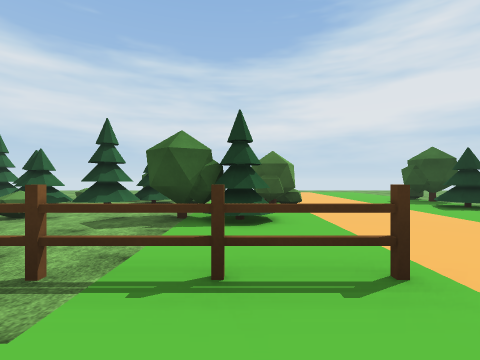
view 1 (above)

17 first-person views from a walk through a scene from a Unity 3-D project. The camera is 1.4 m above the floor, looks level and sees 85° across. The floor is counted in squares, 2 m on a side. Each view is taken from the middle of a square. On the plan, view 1 faces up. The plan holds only what a view shows up to about 9 squares ahead; the rest is blank. The place goes on beyond the plan. The player is left out. Some surface patterns are stand-ins.

view 2
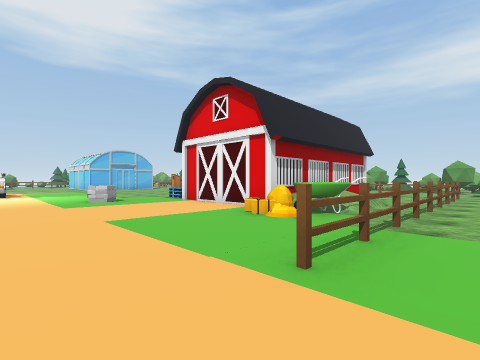

view 3
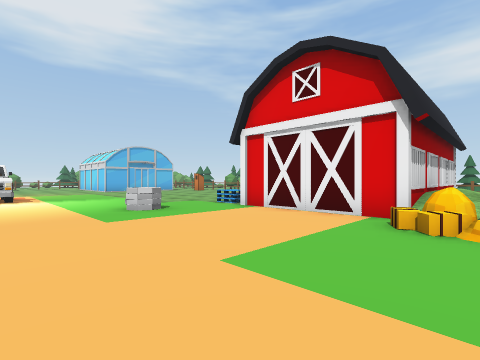

view 4
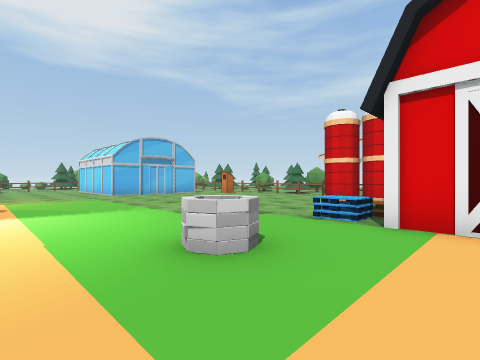

view 5
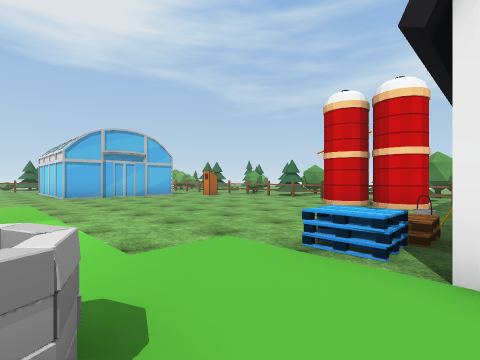

view 6
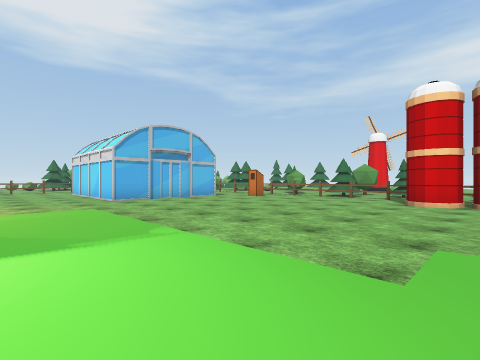

view 7
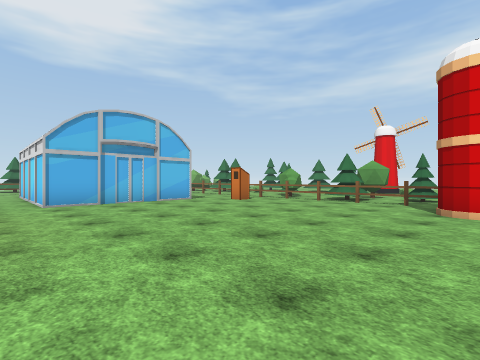

view 8
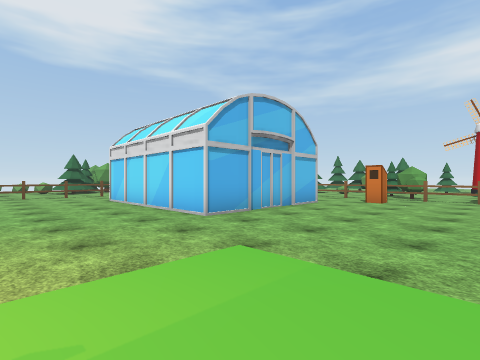

view 9
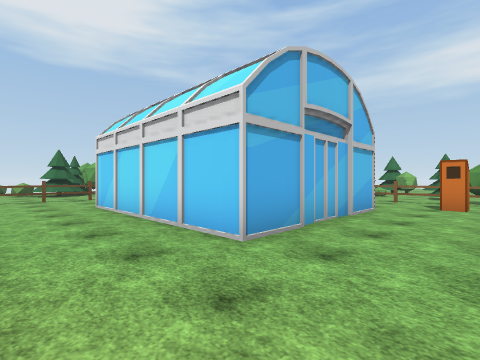

view 10
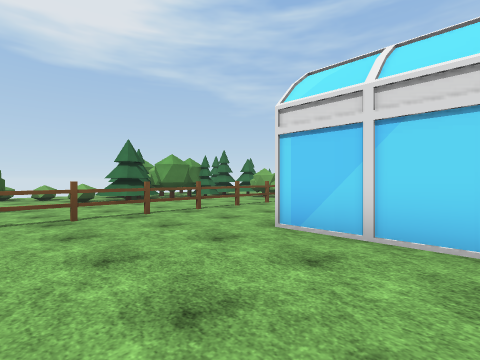

view 11
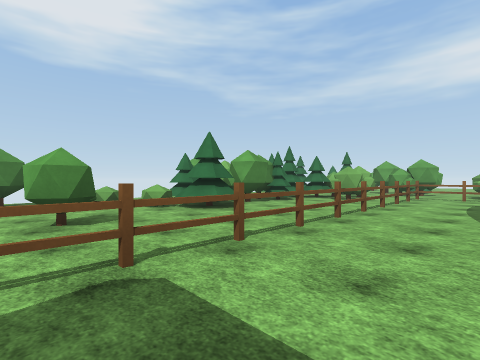

view 12
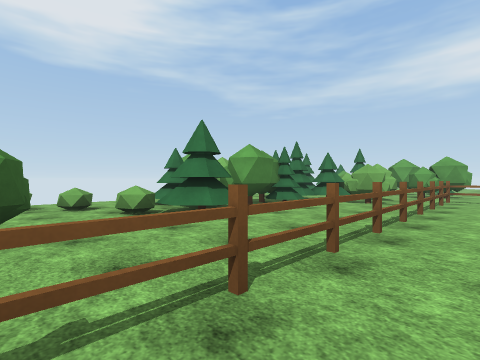

view 13
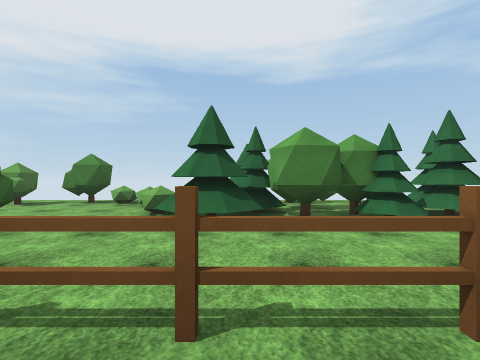

view 14
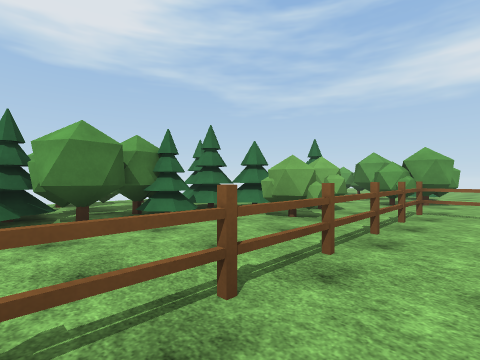

view 15
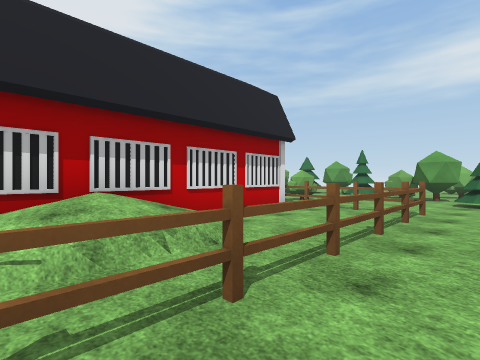

view 16
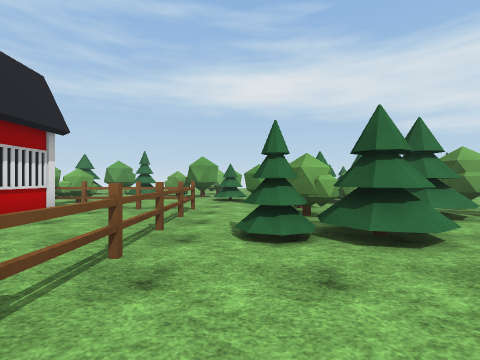

view 17
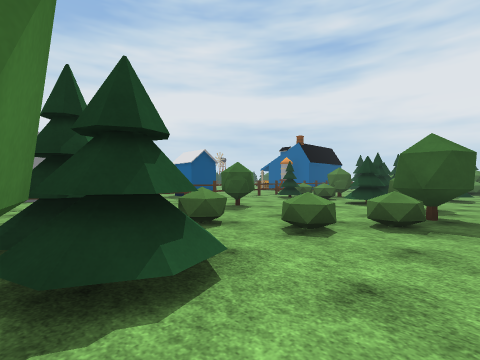

### Floor plan
Key: @ floor where view 1 was taken; # wall or solid block; x gap in a wall; . main floor; : floor 0.5 m higher than the main floor; + floor 0.75 m higher than the main floor; / step, stairs or slope; = window, fence, low wall or low ledge; T thing the floor can be seen under or through; O other object.
Columns run from 14 left of view 1 to 3 right of it. Each row starts with its distance up from view 1.
  9       O  O      ..
  8     ##O O..OOO O..
  7     #OO..OOO   O
  6     #.O..O.... ...
  5     x.. O.O..#O...
  4    #  #//.........
  3   O#....O.........
  2 #....TT#.##.#.##..
  1 #....T.....O......
  0   ...T...:+OO=@...
 -1      #######OO....
 -2             ......
 -3             ......
 -4             ......
 -5       O  O O......
 -6    ..#....OO..O...
 -7    O  O...........
 -8     .TO...........
 -9     .TO...........
-10    O.T...........
-11     .T...........O
-12    OO............O
-13     .T...........O
-14     #T..........
-15     .TO.........
-16     .T..........
-17      #  ####....
-18            #....
-19            #....
-20            #....
-21            #....
-22        ..........
-23   x..#...........
-24   #..####TTTTTTTT
-25   ##.x...........
-26  #...#.#.........
-27    O  O..../O..#.
-28    O  OOO##OOO...
-29       .O ##O......
-30       O   #O.O...#
-31           #...O###
-32           ........

Where each view was taken, in squares from view 1:
view 1: 0 up, 0 right, facing up
view 2: 3 up, 3 right, facing down-left
view 3: 0 up, 3 right, facing down-left
view 4: 4 down, 2 right, facing down-left
view 5: 5 down, 0 right, facing down-left
view 6: 7 down, 1 right, facing down-left
view 7: 8 down, 1 left, facing down-left
view 8: 12 down, 1 right, facing down-left
view 9: 14 down, 0 right, facing down-left
view 10: 19 down, 1 right, facing down-left
view 11: 22 down, 2 right, facing down-left
view 12: 23 down, 1 right, facing down-left
view 13: 23 down, 3 left, facing down
view 14: 23 down, 3 left, facing down-left
view 15: 3 up, 3 left, facing down-left
view 16: 3 up, 3 left, facing left
view 17: 32 down, 4 left, facing up-right
